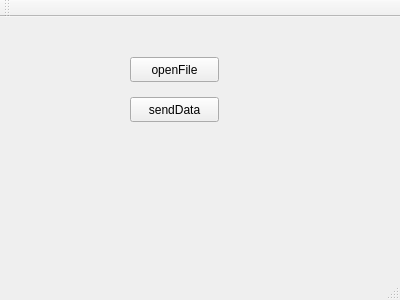
<?xml version="1.0" encoding="UTF-8"?>
<ui version="4.0">
 <class>MainWindow</class>
 <widget class="QMainWindow" name="MainWindow">
  <property name="geometry">
   <rect>
    <x>0</x>
    <y>0</y>
    <width>400</width>
    <height>300</height>
   </rect>
  </property>
  <property name="windowTitle">
   <string>MainWindow</string>
  </property>
  <widget class="QWidget" name="centralWidget">
   <widget class="QPushButton" name="btn_send">
    <property name="geometry">
     <rect>
      <x>130</x>
      <y>80</y>
      <width>89</width>
      <height>25</height>
     </rect>
    </property>
    <property name="text">
     <string>sendData</string>
    </property>
   </widget>
   <widget class="QPushButton" name="btn_openfile">
    <property name="geometry">
     <rect>
      <x>130</x>
      <y>40</y>
      <width>89</width>
      <height>25</height>
     </rect>
    </property>
    <property name="text">
     <string>openFile</string>
    </property>
   </widget>
  </widget>
  <widget class="QMenuBar" name="menuBar">
   <property name="geometry">
    <rect>
     <x>0</x>
     <y>0</y>
     <width>400</width>
     <height>22</height>
    </rect>
   </property>
  </widget>
  <widget class="QToolBar" name="mainToolBar">
   <attribute name="toolBarArea">
    <enum>TopToolBarArea</enum>
   </attribute>
   <attribute name="toolBarBreak">
    <bool>false</bool>
   </attribute>
  </widget>
  <widget class="QStatusBar" name="statusBar"/>
 </widget>
 <layoutdefault spacing="6" margin="11"/>
 <resources/>
 <connections/>
</ui>
